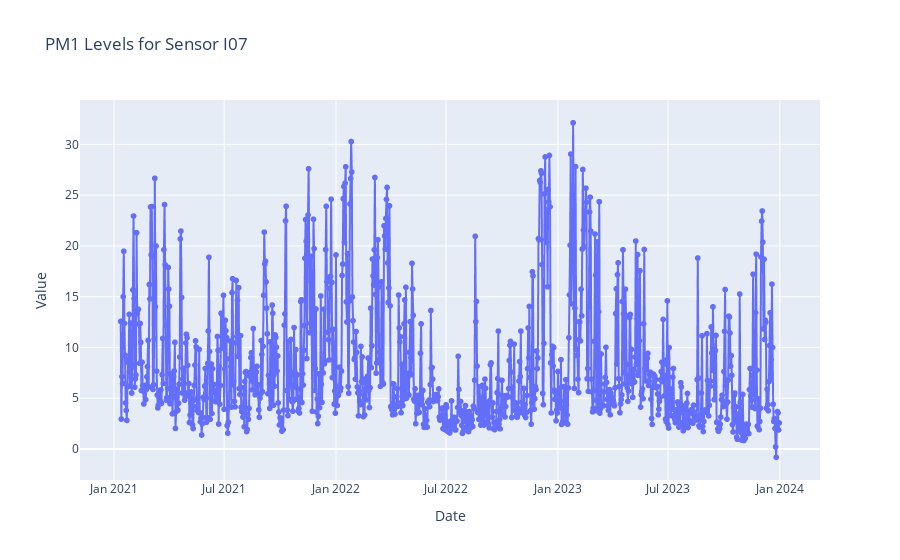
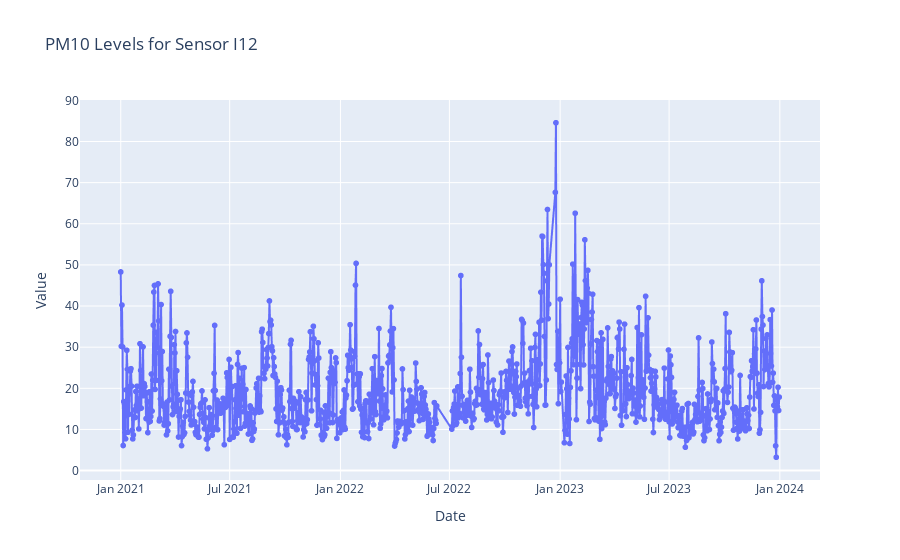

The code cell stored with these charts, in order, in its notebook:
### Markdown cell above
This interactive plot shows the values of the different pollutants over the timespan of the dataset. The sensors and pollutants can be selected using the dropbox.

### Code cell
def plot_interactive(sensor, pollutant):
    filtered_df = df[df['Sensor_ID'] == sensor]
    fig = px.line(
        filtered_df,
        x='Date',
        y=pollutant,
        title=f'{pollutant} Levels for Sensor {sensor}',
        labels={'Date': 'Date', pollutant: 'Value'}
    )
    fig.update_traces(mode="markers+lines", hovertemplate="Date: %{x}<br>Value: %{y}")
    fig.show()

pollutants = ['PM1', 'PM2.5', 'PM10', 'NO2']
sensors = df['Sensor_ID'].unique()

interact(plot_interactive, sensor=sensors, pollutant=pollutants)

### Figure 1 — Plotly figure (JSON) as saved in the notebook; plotly's stock layout.template omitted (floating-point values rounded to 4 significant figures; data arrays with more than 128 entries replaced by an {"elided": "..."} marker saying what was removed)
{"data": [{"hovertemplate": "Date: %{x}<br>Value: %{y}", "legendgroup": "", "line": {"color": "#636efa", "dash": "solid"}, "marker": {"symbol": "circle"}, "mode": "markers+lines", "name": "", "showlegend": false, "type": "scattergl", "x": {"elided": "1084 str values"}, "xaxis": "x", "y": {"elided": "1084 float values"}, "yaxis": "y"}], "layout": {"legend": {"tracegroupgap": 0}, "title": {"text": "PM1 Levels for Sensor I07"}, "xaxis": {"anchor": "y", "domain": [0, 1], "title": {"text": "Date"}}, "yaxis": {"anchor": "x", "domain": [0, 1], "title": {"text": "Value"}}}}

### Figure 2 — Plotly figure (JSON) as saved in the notebook; plotly's stock layout.template omitted (floating-point values rounded to 4 significant figures; data arrays with more than 128 entries replaced by an {"elided": "..."} marker saying what was removed)
{"data": [{"hovertemplate": "Date: %{x}<br>Value: %{y}", "legendgroup": "", "line": {"color": "#636efa", "dash": "solid"}, "marker": {"symbol": "circle"}, "mode": "markers+lines", "name": "", "showlegend": false, "type": "scattergl", "x": {"elided": "1058 str values"}, "xaxis": "x", "y": {"elided": "1058 float values"}, "yaxis": "y"}], "layout": {"legend": {"tracegroupgap": 0}, "title": {"text": "PM10 Levels for Sensor I12"}, "xaxis": {"anchor": "y", "domain": [0, 1], "title": {"text": "Date"}}, "yaxis": {"anchor": "x", "domain": [0, 1], "title": {"text": "Value"}}}}
